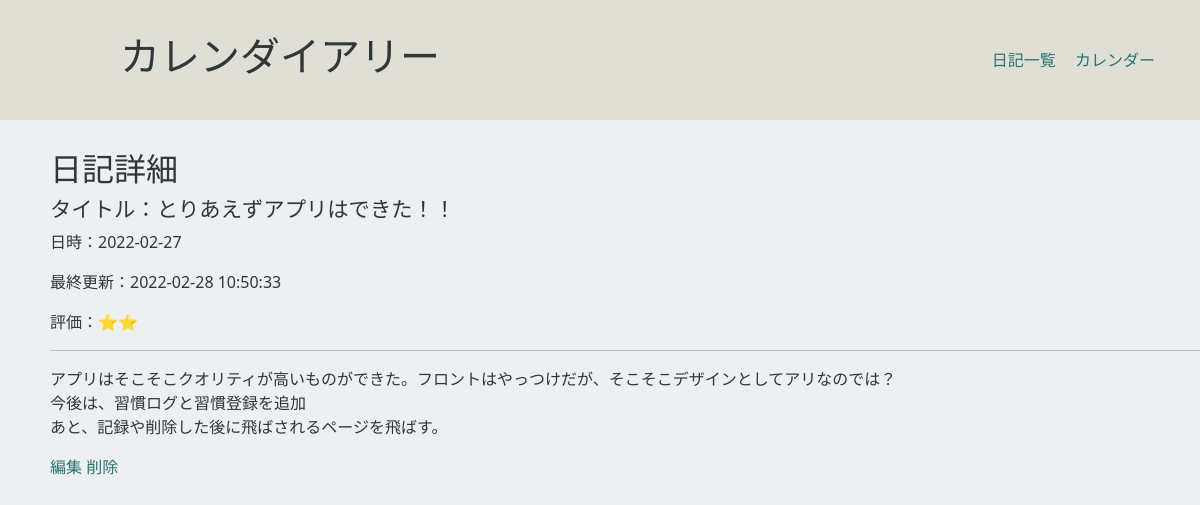
Page /detail.php?id=1645974000 on the committed database.
### tables this page shows
CREATE TABLE `Diary` (
  `id` bigint(20) NOT NULL,
  `date` timestamp NOT NULL DEFAULT CURRENT_TIMESTAMP ON UPDATE CURRENT_TIMESTAMP,
  `title` varchar(191) NOT NULL,
  `review` int(3) NOT NULL,
  `content` text NOT NULL
);

### dbconnect.php (called while the page is built, shortened)
<?php
    Class Dbc{
        protected $table_name;
        public function dbConnect(){
            $host   = DB_HOST;
            $dbname = DB_NAME;
            $user   = DB_USER;
            $pass   = DB_PASS;
            $dsn    = "mysql:host=$host;dbname=$dbname;charset=utf8";
            try{
                $dbh = new PDO($dsn, $user, $pass, [
                    PDO::ATTR_ERRMODE => PDO::ERRMODE_EXCEPTION,
                ]);
            }catch(PDOException $e){
                echo '接続失敗'. $e->getMessage();
                exit();
            };
            return $dbh;
        }
        public function getById($id){
            $dbh = $this->dbConnect();
            $stmt = $dbh->prepare("SELECT * from $this->table_name Where id = :id");
            $stmt->bindValue(':id', (int)$id, PDO::PARAM_INT);
            $stmt->execute();
            $result = $stmt->fetch(PDO::FETCH_ASSOC);
            return $result;
        }
    }
?>

### diary.php (called while the page is built, shortened)
<?php
    require_once('dbconnect.php');
    Class Diary extends Dbc{
        public function starReview($number){
            if($number === '1'){
                return '⭐️';
            } elseif($number === '2'){
                return '⭐️⭐️';
            } elseif($number === '3'){
                return '⭐️⭐️⭐️';
            } else{
                return 'その他';
            }
        }
        public function escape($v){
            return htmlspecialchars($v, ENT_QUOTES, 'UTF-8');
        }
    }
?>

### detail.php (the view, shortened to what this page needs)
<?php
    require_once('diary.php');
    $diary = new Diary();
    $result = $diary->getById($_GET['id']);
?>
<!DOCTYPE html>
<html lang="en">
<head>
    <link href="https://cdn.jsdelivr.net/npm/bootstrap@5.1.3/dist/css/bootstrap.min.css" rel="stylesheet">
    <link rel="stylesheet" href="./style.css">
</head>
<body>
    <header>
        <nav class="navbar">
            <h1 class="headTitle">カレンダイアリー</h1>
            <ul class="link">
                <li><a href="/list.php">日記一覧</a></li>
                <li><a href="/index.php">カレンダー</a></li>
            </ul>
        </nav>
    </header>
    <div class="detail">
        <h2>日記詳細</h2>
        <h3>タイトル：<?php echo $diary->escape($result['title']) ?></h3>
        <p>日時：<?php echo $diary->escape(date('Y-m-j', $result['id'])) ?></p>
        <p>最終更新：<?php echo $diary->escape($result['date']) ?></p>
        <p>評価：<?php echo $diary->starReview($result['review']) ?></p>
        <hr>
        <p><?php echo nl2br($diary->escape($result['content'])) ?></p>
        <a href="/update.php?id=<?php echo $result["id"] ?>">編集</a>
        <a href="/delete.php?id=<?php echo $result["id"] ?>">削除</a>
    </div>
</body>
</html>

### style.css (style rules this page uses)
body { background-color: #edeff1; }
a { text-decoration: none; color: #297373; }
.navbar { margin: 0px; height: 120px; width: 100vw; background-color: #E0DFD5; }
.navbar ul { list-style: none; text-align: right; margin: 0; padding: 10px 30px; }
.link li { display: inline; margin-right: 15px; }
.link li a { text-decoration: none; color: #297373; }
.headTitle { margin-left: 120px; padding: 20px 0; columns: #297373; }
h1 { color: #313638; }
.detail { color:#313638; padding-left: 50px; padding-top: 30px; }
.detail h2 { color: #313638; }
.detail h3 { color: #313638; font-size: 16pt; }

### rows in the picture
diary: title "とりあえずアプリはできた！！", id "2022-02-27", date "2022-02-28 10:50:33", review "⭐️⭐️", content "アプリはそこそこクオリティが高いものができた。フロントはやっつけだが、そこそこデザインとしてアリなのでは？ 今後は、習慣ログと習慣登録を追加 あと、記録や削除した後に飛ばされるページを飛ばす。"
